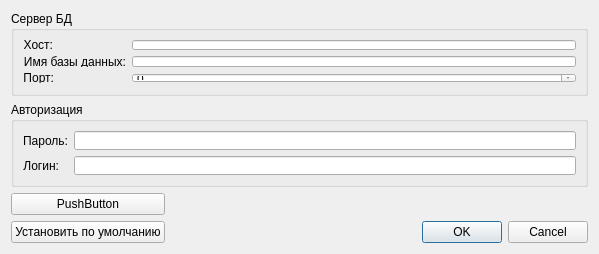
<?xml version="1.0" encoding="UTF-8"?>
<ui version="4.0">
 <class>Settings</class>
 <widget class="QDialog" name="Settings">
  <property name="geometry">
   <rect>
    <x>0</x>
    <y>0</y>
    <width>599</width>
    <height>254</height>
   </rect>
  </property>
  <property name="minimumSize">
   <size>
    <width>0</width>
    <height>254</height>
   </size>
  </property>
  <property name="maximumSize">
   <size>
    <width>16777215</width>
    <height>254</height>
   </size>
  </property>
  <property name="windowTitle">
   <string>Dialog</string>
  </property>
  <layout class="QGridLayout" name="gridLayout_2">
   <item row="3" column="1">
    <widget class="QDialogButtonBox" name="bb_Box">
     <property name="orientation">
      <enum>Qt::Horizontal</enum>
     </property>
     <property name="standardButtons">
      <set>QDialogButtonBox::Cancel|QDialogButtonBox::Ok</set>
     </property>
    </widget>
   </item>
   <item row="0" column="0" colspan="2">
    <widget class="QGroupBox" name="groupBox_2">
     <property name="title">
      <string>Сервер БД</string>
     </property>
     <layout class="QGridLayout" name="gridLayout_3">
      <item row="2" column="0">
       <widget class="QLabel" name="lb_host">
        <property name="sizePolicy">
         <sizepolicy hsizetype="Fixed" vsizetype="Minimum">
          <horstretch>35</horstretch>
          <verstretch>0</verstretch>
         </sizepolicy>
        </property>
        <property name="text">
         <string>Хост:</string>
        </property>
        <property name="alignment">
         <set>Qt::AlignRight|Qt::AlignTrailing|Qt::AlignVCenter</set>
        </property>
       </widget>
      </item>
      <item row="3" column="0">
       <widget class="QLabel" name="lb_dbName">
        <property name="sizePolicy">
         <sizepolicy hsizetype="Maximum" vsizetype="Preferred">
          <horstretch>0</horstretch>
          <verstretch>0</verstretch>
         </sizepolicy>
        </property>
        <property name="text">
         <string>Имя базы данных:</string>
        </property>
        <property name="alignment">
         <set>Qt::AlignRight|Qt::AlignTrailing|Qt::AlignVCenter</set>
        </property>
       </widget>
      </item>
      <item row="5" column="1">
       <widget class="QSpinBox" name="spB_port">
        <property name="sizePolicy">
         <sizepolicy hsizetype="Preferred" vsizetype="Fixed">
          <horstretch>0</horstretch>
          <verstretch>0</verstretch>
         </sizepolicy>
        </property>
        <property name="maximum">
         <number>65535</number>
        </property>
       </widget>
      </item>
      <item row="5" column="0">
       <widget class="QLabel" name="lb_port">
        <property name="sizePolicy">
         <sizepolicy hsizetype="Maximum" vsizetype="Preferred">
          <horstretch>0</horstretch>
          <verstretch>0</verstretch>
         </sizepolicy>
        </property>
        <property name="text">
         <string>Порт:</string>
        </property>
        <property name="alignment">
         <set>Qt::AlignRight|Qt::AlignTrailing|Qt::AlignVCenter</set>
        </property>
       </widget>
      </item>
      <item row="3" column="1">
       <widget class="QLineEdit" name="le_dbName">
        <property name="sizePolicy">
         <sizepolicy hsizetype="Preferred" vsizetype="Fixed">
          <horstretch>0</horstretch>
          <verstretch>0</verstretch>
         </sizepolicy>
        </property>
       </widget>
      </item>
      <item row="2" column="1">
       <widget class="QLineEdit" name="le_host">
        <property name="sizePolicy">
         <sizepolicy hsizetype="Minimum" vsizetype="Fixed">
          <horstretch>0</horstretch>
          <verstretch>0</verstretch>
         </sizepolicy>
        </property>
       </widget>
      </item>
     </layout>
    </widget>
   </item>
   <item row="1" column="0" colspan="2">
    <widget class="QGroupBox" name="groupBox">
     <property name="title">
      <string>Авторизация</string>
     </property>
     <layout class="QGridLayout" name="gridLayout">
      <item row="0" column="2">
       <widget class="QLineEdit" name="le_pass">
        <property name="sizePolicy">
         <sizepolicy hsizetype="Preferred" vsizetype="Fixed">
          <horstretch>0</horstretch>
          <verstretch>0</verstretch>
         </sizepolicy>
        </property>
       </widget>
      </item>
      <item row="1" column="2">
       <widget class="QLineEdit" name="le_login">
        <property name="sizePolicy">
         <sizepolicy hsizetype="Preferred" vsizetype="Fixed">
          <horstretch>0</horstretch>
          <verstretch>0</verstretch>
         </sizepolicy>
        </property>
       </widget>
      </item>
      <item row="0" column="1">
       <widget class="QLabel" name="lb_pass">
        <property name="sizePolicy">
         <sizepolicy hsizetype="Maximum" vsizetype="Preferred">
          <horstretch>0</horstretch>
          <verstretch>0</verstretch>
         </sizepolicy>
        </property>
        <property name="text">
         <string>Пароль:</string>
        </property>
        <property name="alignment">
         <set>Qt::AlignRight|Qt::AlignTrailing|Qt::AlignVCenter</set>
        </property>
       </widget>
      </item>
      <item row="1" column="1">
       <widget class="QLabel" name="lb_login">
        <property name="sizePolicy">
         <sizepolicy hsizetype="Maximum" vsizetype="Preferred">
          <horstretch>0</horstretch>
          <verstretch>0</verstretch>
         </sizepolicy>
        </property>
        <property name="text">
         <string>Логин:</string>
        </property>
        <property name="alignment">
         <set>Qt::AlignRight|Qt::AlignTrailing|Qt::AlignVCenter</set>
        </property>
       </widget>
      </item>
     </layout>
    </widget>
   </item>
   <item row="3" column="0">
    <widget class="QPushButton" name="def_Button">
     <property name="text">
      <string>Установить по умолчанию</string>
     </property>
    </widget>
   </item>
   <item row="2" column="0">
    <widget class="QPushButton" name="pushButton">
     <property name="text">
      <string>PushButton</string>
     </property>
    </widget>
   </item>
  </layout>
 </widget>
 <resources/>
 <connections/>
</ui>
